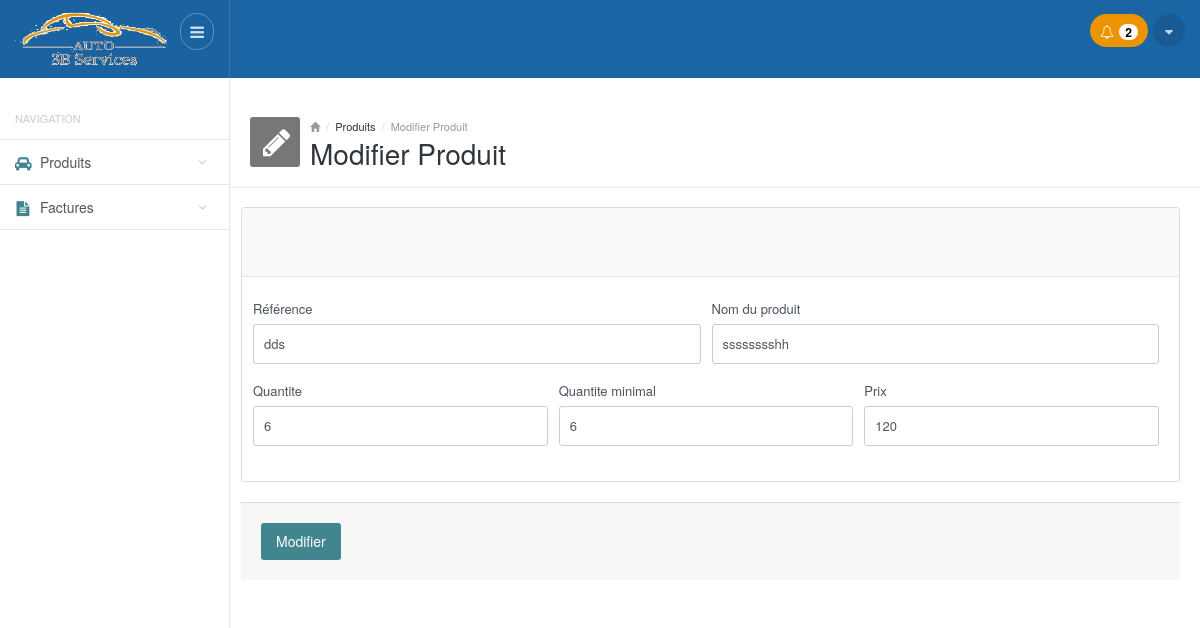
Before: /modifier_produit.php (signed in) with the older database file.
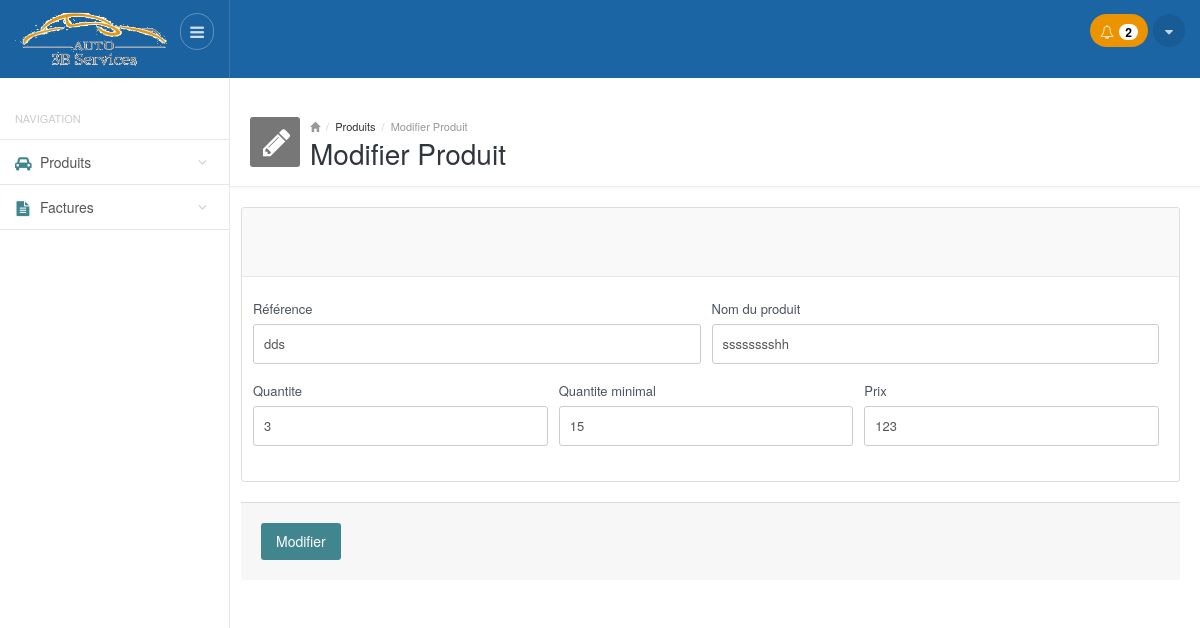
After: the same page with the newer database file.
### tables this page shows
CREATE TABLE `produits` (
  `ref` varchar(250) NOT NULL DEFAULT '',
  `nom` varchar(250) NOT NULL,
  `prix` float NOT NULL,
  `qte` int(11) NOT NULL DEFAULT '0',
  `qte_min` int(11) NOT NULL DEFAULT '0'
);

### functions.php (called while the page is built, shortened)
<?php
function getAllProductsNotif()
{
     $result = mysql_query("SELECT * FROM produits WHERE qte_min>=qte") or die(mysql_error());
     $produits = array();
     while($row = mysql_fetch_array($result))
        $produits[] = $row;
    return $produits;
}
?>

### modifier_produit.php (the view, shortened to what this page needs)
<?php
require_once __DIR__ . '/functions.php';
require_once __DIR__ . '/header.php'; ?>
<div class="mainpanel">
    <div class="pageheader">
        <div class="media">
            <div class="pageicon pull-left">
                <i class="fa fa-pencil"></i>
            </div>
            <div class="media-body">
                <ul class="breadcrumb">
                    <li><a href="#"><i class="glyphicon glyphicon-home"></i></a></li>
                    <li><a href="produits.php">Produits</a></li>
                    <li>Modifier Produit</li>
                </ul>
                <h4>Modifier Produit</h4>
            </div>
        </div>
    </div>
    <div class="contentpanel">
        <div class="row">
            <div class="col-md-12">
                <form>
                <div class="panel panel-default">
                    <div class="panel-heading">
                    </div>
                    <div class="panel-body">
                        <div class="row">
                            <div class="col-sm-6">
                                <div class="form-group">
                                    <label class="control-label"> Référence</label>
                                    <input type="text" name="ref" id="ref" class="form-control" value="<?php echo $produit['ref']; ?>" />
                                </div>
                            </div>
                            <div class="col-sm-6">
                                <div class="form-group">
                                    <label class="control-label">Nom du produit</label>
                                    <input type="text" name="nom" id="nom" class="form-control" value="<?php echo $produit['nom']; ?>"/>
                                </div>
                            </div>
                        </div>
                        <div class="row">
                            <div class="col-sm-4">
                                <div class="form-group">
                                    <label class="control-label">Quantite</label>
                                    <input type="number" name="qte" id="qte" class="form-control" value="<?php echo $produit['qte']; ?>"/>
                                </div>
                            </div>
                            <div class="col-sm-4">
                                <div class="form-group">
                                    <label class="control-label">Quantite minimal</label>
                                    <input type="number" name="qte_min" id="qte_min" class="form-control" value="<?php echo $produit['qte_min']; ?>"/>
                                </div>
                            </div>
                            <div class="col-sm-4">
                                <div class="form-group">
                                    <label class="control-label">Prix</label>
                                    <input type="number" name="prix" id="prix" class="form-control" value="<?php echo $produit['prix']; ?>"/>
                                </div>
                            </div>
                        </div>
                        </div>
                    </div>
                    <div class="panel-footer">
                        <button type="button" class="btn btn-primary" id="edit_produit">Modifier</button>
                    </div>
                    </form>
                </div>
            </div>
        </div>
    </div>
</div>
<?php
require_once __DIR__ . '/footer.php'; ?>

Changed rows visible on the page:
changed produits "dds": qte "6" → "3"; qte_min "6" → "15"; prix "120" → "123"
